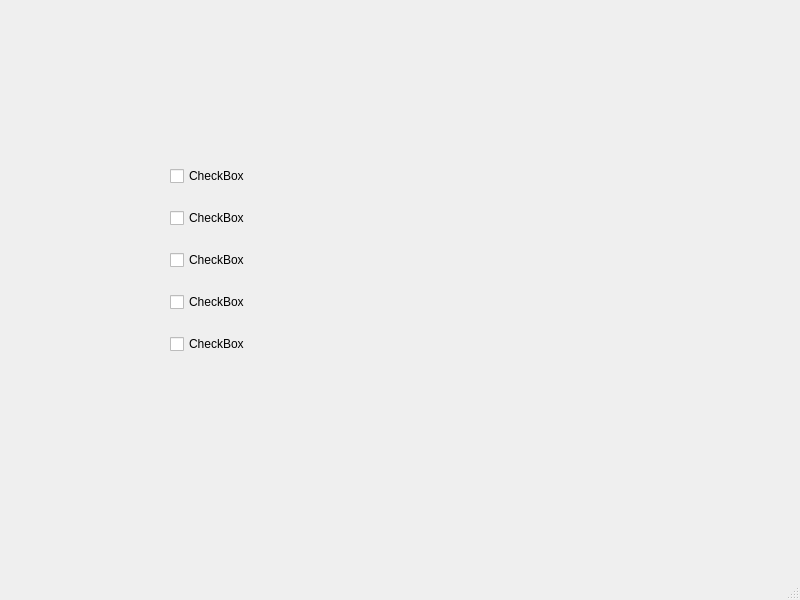
<?xml version="1.0" encoding="UTF-8"?>
<ui version="4.0">
 <class>MainWindow</class>
 <widget class="QMainWindow" name="MainWindow">
  <property name="geometry">
   <rect>
    <x>0</x>
    <y>0</y>
    <width>800</width>
    <height>600</height>
   </rect>
  </property>
  <property name="windowTitle">
   <string>MainWindow</string>
  </property>
  <widget class="QWidget" name="centralwidget">
   <widget class="QWidget" name="gridLayoutWidget">
    <property name="geometry">
     <rect>
      <x>170</x>
      <y>150</y>
      <width>331</width>
      <height>221</height>
     </rect>
    </property>
    <layout class="QGridLayout" name="gridLayout">
     <item row="5" column="0">
      <widget class="QCheckBox" name="checkBox_4">
       <property name="text">
        <string>CheckBox</string>
       </property>
      </widget>
     </item>
     <item row="0" column="0">
      <widget class="QCheckBox" name="checkBox">
       <property name="text">
        <string>CheckBox</string>
       </property>
      </widget>
     </item>
     <item row="2" column="0">
      <widget class="QCheckBox" name="checkBox_2">
       <property name="text">
        <string>CheckBox</string>
       </property>
      </widget>
     </item>
     <item row="4" column="0">
      <widget class="QCheckBox" name="checkBox_3">
       <property name="text">
        <string>CheckBox</string>
       </property>
      </widget>
     </item>
     <item row="6" column="0">
      <widget class="QCheckBox" name="checkBox_5">
       <property name="text">
        <string>CheckBox</string>
       </property>
      </widget>
     </item>
    </layout>
   </widget>
  </widget>
  <widget class="QMenuBar" name="menubar">
   <property name="geometry">
    <rect>
     <x>0</x>
     <y>0</y>
     <width>800</width>
     <height>21</height>
    </rect>
   </property>
  </widget>
  <widget class="QStatusBar" name="statusbar"/>
 </widget>
 <resources/>
 <connections/>
</ui>
